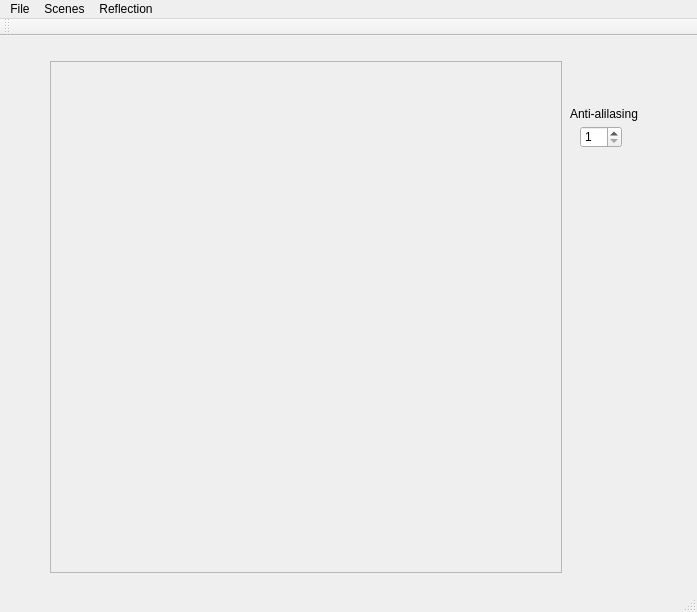
<?xml version="1.0" encoding="UTF-8"?>
<ui version="4.0">
 <class>MainWindow</class>
 <widget class="QMainWindow" name="MainWindow">
  <property name="geometry">
   <rect>
    <x>0</x>
    <y>0</y>
    <width>697</width>
    <height>612</height>
   </rect>
  </property>
  <property name="windowTitle">
   <string>MainWindow</string>
  </property>
  <widget class="QWidget" name="centralWidget">
   <widget class="QGraphicsView" name="scene_display">
    <property name="enabled">
     <bool>false</bool>
    </property>
    <property name="geometry">
     <rect>
      <x>50</x>
      <y>25</y>
      <width>512</width>
      <height>512</height>
     </rect>
    </property>
    <property name="verticalScrollBarPolicy">
     <enum>Qt::ScrollBarPolicy::ScrollBarAlwaysOff</enum>
    </property>
    <property name="horizontalScrollBarPolicy">
     <enum>Qt::ScrollBarPolicy::ScrollBarAlwaysOff</enum>
    </property>
    <property name="sizeAdjustPolicy">
     <enum>QAbstractScrollArea::SizeAdjustPolicy::AdjustToContents</enum>
    </property>
    <property name="interactive">
     <bool>false</bool>
    </property>
   </widget>
   <widget class="QSpinBox" name="spinBox">
    <property name="geometry">
     <rect>
      <x>580</x>
      <y>90</y>
      <width>42</width>
      <height>22</height>
     </rect>
    </property>
    <property name="minimum">
     <number>1</number>
    </property>
    <property name="maximum">
     <number>16</number>
    </property>
   </widget>
   <widget class="QLabel" name="label">
    <property name="geometry">
     <rect>
      <x>570</x>
      <y>70</y>
      <width>91</width>
      <height>16</height>
     </rect>
    </property>
    <property name="text">
     <string>Anti-alilasing</string>
    </property>
   </widget>
  </widget>
  <widget class="QMenuBar" name="menuBar">
   <property name="geometry">
    <rect>
     <x>0</x>
     <y>0</y>
     <width>697</width>
     <height>17</height>
    </rect>
   </property>
   <widget class="QMenu" name="menuFile">
    <property name="title">
     <string>File</string>
    </property>
    <addaction name="actionLoad_Scene"/>
    <addaction name="actionSave_Image"/>
    <addaction name="actionQuit_Esc"/>
   </widget>
   <widget class="QMenu" name="menuScenes">
    <property name="title">
     <string>Scenes</string>
    </property>
    <addaction name="actionLine"/>
   </widget>
   <widget class="QMenu" name="menuReflection">
    <property name="title">
     <string>Reflection</string>
    </property>
    <addaction name="actionNone"/>
    <addaction name="actionLambertian"/>
    <addaction name="actionBlinn_Phong"/>
    <addaction name="actionIridescent"/>
    <addaction name="actionToon1"/>
    <addaction name="actionToon2"/>
   </widget>
   <addaction name="menuFile"/>
   <addaction name="menuScenes"/>
   <addaction name="menuReflection"/>
  </widget>
  <widget class="QToolBar" name="mainToolBar">
   <attribute name="toolBarArea">
    <enum>TopToolBarArea</enum>
   </attribute>
   <attribute name="toolBarBreak">
    <bool>false</bool>
   </attribute>
  </widget>
  <widget class="QStatusBar" name="statusBar"/>
  <action name="actionLoad_Scene">
   <property name="text">
    <string>Load Scene (Ctrl+O)</string>
   </property>
   <property name="shortcut">
    <string>Ctrl+O</string>
   </property>
  </action>
  <action name="actionSave_Image">
   <property name="text">
    <string>Save Image (Ctrl+S)</string>
   </property>
   <property name="shortcut">
    <string>Ctrl+S</string>
   </property>
  </action>
  <action name="actionEquilateral_Triangle">
   <property name="text">
    <string>Equilateral Triangle</string>
   </property>
  </action>
  <action name="actionQuit_Esc">
   <property name="text">
    <string>Quit (Esc)</string>
   </property>
  </action>
  <action name="actionNone">
   <property name="text">
    <string>None</string>
   </property>
  </action>
  <action name="actionLambertian">
   <property name="text">
    <string>Lambertian</string>
   </property>
  </action>
  <action name="actionBlinn_Phong">
   <property name="text">
    <string>Blinn-Phong</string>
   </property>
  </action>
  <action name="actionIridescent">
   <property name="text">
    <string>Iridescent</string>
   </property>
  </action>
  <action name="actionLit_Sphere">
   <property name="text">
    <string>Lit Sphere</string>
   </property>
  </action>
  <action name="actionToon1">
   <property name="text">
    <string>Toon1</string>
   </property>
  </action>
  <action name="actionToon2">
   <property name="text">
    <string>Toon2</string>
   </property>
  </action>
  <action name="actionLine">
   <property name="text">
    <string>Line</string>
   </property>
  </action>
 </widget>
 <layoutdefault spacing="6" margin="11"/>
 <resources/>
 <connections/>
</ui>
